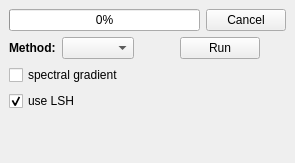
<?xml version="1.0" encoding="UTF-8"?>
<ui version="4.0">
 <class>ClusteringDock</class>
 <widget class="QDockWidget" name="ClusteringDock">
  <property name="geometry">
   <rect>
    <x>0</x>
    <y>0</y>
    <width>295</width>
    <height>163</height>
   </rect>
  </property>
  <property name="sizePolicy">
   <sizepolicy hsizetype="Preferred" vsizetype="Preferred">
    <horstretch>0</horstretch>
    <verstretch>0</verstretch>
   </sizepolicy>
  </property>
  <property name="windowTitle">
   <string>Clustering</string>
  </property>
  <widget class="QWidget" name="dockWidgetContents_5">
   <layout class="QVBoxLayout" name="verticalLayout">
    <item>
     <widget class="QWidget" name="usProgressWidget" native="true">
      <layout class="QHBoxLayout" name="horizontalLayout_17">
       <property name="leftMargin">
        <number>0</number>
       </property>
       <property name="topMargin">
        <number>0</number>
       </property>
       <property name="rightMargin">
        <number>0</number>
       </property>
       <property name="bottomMargin">
        <number>0</number>
       </property>
       <item>
        <widget class="QProgressBar" name="usProgressBar">
         <property name="value">
          <number>0</number>
         </property>
         <property name="format">
          <string> %p% </string>
         </property>
        </widget>
       </item>
       <item>
        <widget class="QPushButton" name="usCancelButton">
         <property name="text">
          <string>Cancel</string>
         </property>
         <property name="icon">
          <iconset theme="process-stop">
           <normaloff/>
          </iconset>
         </property>
        </widget>
       </item>
      </layout>
     </widget>
    </item>
    <item>
     <layout class="QGridLayout" name="gridLayout">
      <item row="0" column="0">
       <widget class="QWidget" name="usLayoutWidget" native="true">
        <layout class="QHBoxLayout" name="usLayout">
         <property name="leftMargin">
          <number>0</number>
         </property>
         <property name="topMargin">
          <number>0</number>
         </property>
         <property name="rightMargin">
          <number>0</number>
         </property>
         <property name="bottomMargin">
          <number>0</number>
         </property>
         <item>
          <widget class="QWidget" name="usSettingsWidget" native="true">
           <property name="sizePolicy">
            <sizepolicy hsizetype="Fixed" vsizetype="Preferred">
             <horstretch>0</horstretch>
             <verstretch>0</verstretch>
            </sizepolicy>
           </property>
           <layout class="QVBoxLayout" name="verticalLayout_14">
            <property name="leftMargin">
             <number>0</number>
            </property>
            <property name="topMargin">
             <number>0</number>
            </property>
            <property name="rightMargin">
             <number>0</number>
            </property>
            <property name="bottomMargin">
             <number>0</number>
            </property>
            <item>
             <widget class="QWidget" name="widget_5" native="true">
              <layout class="QHBoxLayout" name="horizontalLayout_18">
               <property name="leftMargin">
                <number>0</number>
               </property>
               <property name="topMargin">
                <number>0</number>
               </property>
               <property name="rightMargin">
                <number>0</number>
               </property>
               <property name="bottomMargin">
                <number>0</number>
               </property>
               <item>
                <widget class="QLabel" name="label_9">
                 <property name="text">
                  <string>&lt;b&gt;Method:&lt;/b&gt;</string>
                 </property>
                 <property name="textFormat">
                  <enum>Qt::RichText</enum>
                 </property>
                </widget>
               </item>
               <item>
                <widget class="QComboBox" name="usMethodBox">
                 <property name="sizeAdjustPolicy">
                  <enum>QComboBox::AdjustToContents</enum>
                 </property>
                </widget>
               </item>
               <item>
                <spacer name="horizontalSpacer_15">
                 <property name="orientation">
                  <enum>Qt::Horizontal</enum>
                 </property>
                 <property name="sizeHint" stdset="0">
                  <size>
                   <width>40</width>
                   <height>20</height>
                  </size>
                 </property>
                </spacer>
               </item>
               <item>
                <widget class="QPushButton" name="usGoButton">
                 <property name="text">
                  <string>Run</string>
                 </property>
                 <property name="icon">
                  <iconset theme="dialog-apply">
                   <normaloff/>
                  </iconset>
                 </property>
                 <property name="iconSize">
                  <size>
                   <width>16</width>
                   <height>16</height>
                  </size>
                 </property>
                </widget>
               </item>
              </layout>
             </widget>
            </item>
            <item>
             <widget class="QWidget" name="widget_8" native="true">
              <layout class="QHBoxLayout" name="horizontalLayout_46">
               <property name="leftMargin">
                <number>0</number>
               </property>
               <property name="topMargin">
                <number>0</number>
               </property>
               <property name="rightMargin">
                <number>0</number>
               </property>
               <property name="bottomMargin">
                <number>0</number>
               </property>
               <item>
                <widget class="QCheckBox" name="usGradientCheckBox">
                 <property name="toolTip">
                  <string>cluster within the spectral gradient</string>
                 </property>
                 <property name="text">
                  <string>spectral gradient</string>
                 </property>
                </widget>
               </item>
               <item>
                <spacer name="horizontalSpacer_18">
                 <property name="orientation">
                  <enum>Qt::Horizontal</enum>
                 </property>
                 <property name="sizeHint" stdset="0">
                  <size>
                   <width>0</width>
                   <height>0</height>
                  </size>
                 </property>
                </spacer>
               </item>
              </layout>
             </widget>
            </item>
            <item>
             <widget class="QWidget" name="widget" native="true">
              <layout class="QHBoxLayout" name="horizontalLayout_47">
               <property name="leftMargin">
                <number>0</number>
               </property>
               <property name="topMargin">
                <number>0</number>
               </property>
               <property name="rightMargin">
                <number>0</number>
               </property>
               <property name="bottomMargin">
                <number>0</number>
               </property>
               <item>
                <widget class="QCheckBox" name="usLshCheckBox">
                 <property name="toolTip">
                  <string>speed-up with Locality Sensitive Hashing</string>
                 </property>
                 <property name="text">
                  <string>use LSH</string>
                 </property>
                 <property name="checked">
                  <bool>true</bool>
                 </property>
                </widget>
               </item>
               <item>
                <widget class="QWidget" name="usLshWidget" native="true">
                 <layout class="QGridLayout" name="gridLayout_6">
                  <property name="leftMargin">
                   <number>0</number>
                  </property>
                  <property name="topMargin">
                   <number>0</number>
                  </property>
                  <property name="rightMargin">
                   <number>0</number>
                  </property>
                  <property name="bottomMargin">
                   <number>0</number>
                  </property>
                  <item row="0" column="3">
                   <spacer name="horizontalSpacer_16">
                    <property name="orientation">
                     <enum>Qt::Horizontal</enum>
                    </property>
                    <property name="sizeHint" stdset="0">
                     <size>
                      <width>0</width>
                      <height>0</height>
                     </size>
                    </property>
                   </spacer>
                  </item>
                 </layout>
                </widget>
               </item>
              </layout>
             </widget>
            </item>
           </layout>
          </widget>
         </item>
         <item>
          <spacer name="horizontalSpacer_81">
           <property name="orientation">
            <enum>Qt::Horizontal</enum>
           </property>
           <property name="sizeHint" stdset="0">
            <size>
             <width>0</width>
             <height>0</height>
            </size>
           </property>
          </spacer>
         </item>
        </layout>
       </widget>
      </item>
     </layout>
    </item>
    <item>
     <spacer name="verticalSpacer">
      <property name="orientation">
       <enum>Qt::Vertical</enum>
      </property>
      <property name="sizeHint" stdset="0">
       <size>
        <width>0</width>
        <height>0</height>
       </size>
      </property>
     </spacer>
    </item>
   </layout>
  </widget>
 </widget>
 <resources/>
 <connections/>
</ui>
